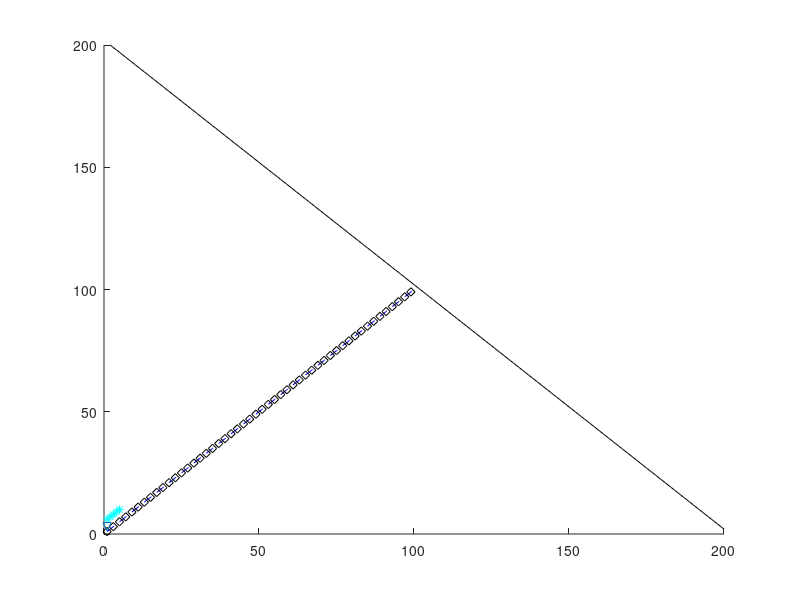

Write MATLAB code to recreate this figure.
%% One Line Pass
%
% One line, all passing
%
function fiveLinePass_soln
    hold on;
    plot(1:100, 1:100, 'b--');
    plot(2:200, 200:-1:2, 'k-');
    plot(5:-1:1, 10:-1:6, 'c*-.');
    plot(1:2:100, 1:2:100, 'kd');
    plot(1, 3, 'v');
end